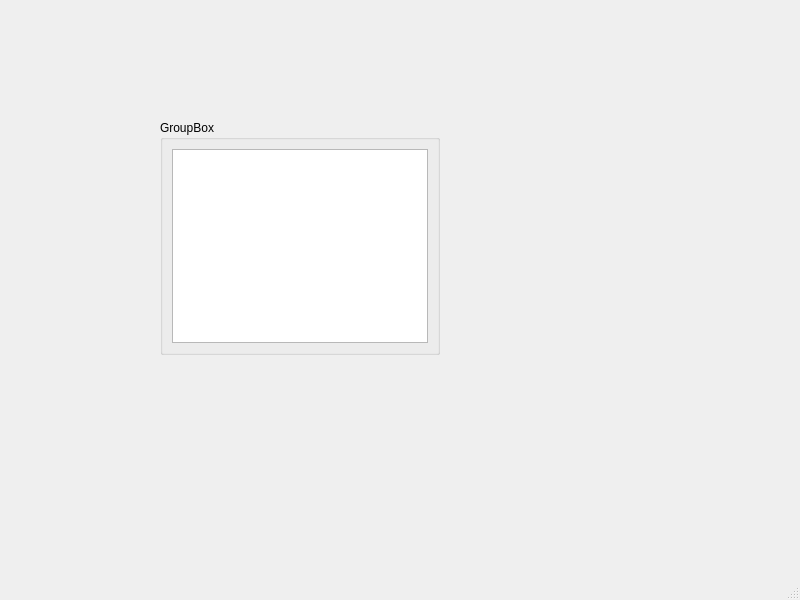
<?xml version="1.0" encoding="UTF-8"?>
<ui version="4.0">
 <class>MainWindow</class>
 <widget class="QMainWindow" name="MainWindow">
  <property name="geometry">
   <rect>
    <x>0</x>
    <y>0</y>
    <width>800</width>
    <height>600</height>
   </rect>
  </property>
  <property name="windowTitle">
   <string>MainWindow</string>
  </property>
  <widget class="QWidget" name="centralwidget">
   <widget class="QGroupBox" name="groupBox">
    <property name="geometry">
     <rect>
      <x>160</x>
      <y>120</y>
      <width>280</width>
      <height>235</height>
     </rect>
    </property>
    <property name="title">
     <string>GroupBox</string>
    </property>
    <layout class="QVBoxLayout" name="verticalLayout">
     <item>
      <widget class="QTreeView" name="treeView"/>
     </item>
    </layout>
   </widget>
  </widget>
  <widget class="QMenuBar" name="menubar">
   <property name="geometry">
    <rect>
     <x>0</x>
     <y>0</y>
     <width>800</width>
     <height>21</height>
    </rect>
   </property>
  </widget>
  <widget class="QStatusBar" name="statusbar"/>
 </widget>
 <resources/>
 <connections/>
</ui>
